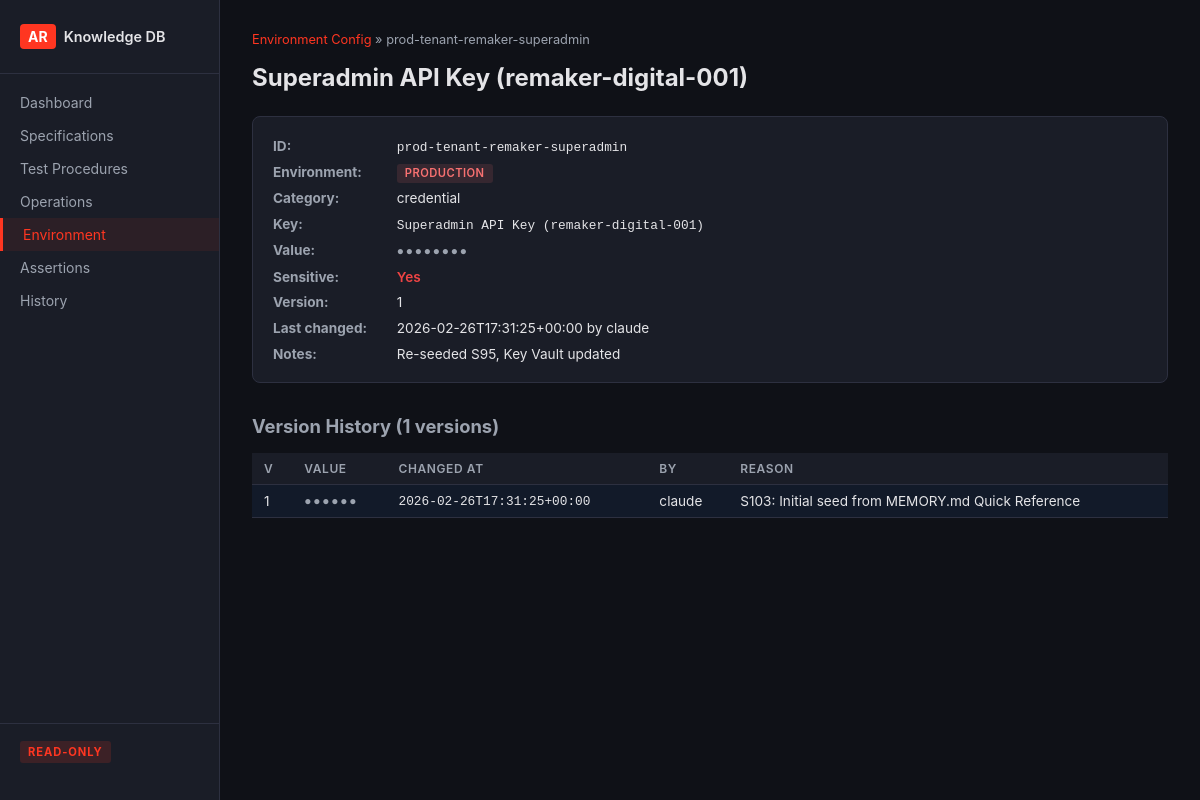
Page /env/prod-tenant-remaker-superadmin on the committed database.
### tables this page shows
CREATE TABLE environment_config (
    rowid INTEGER PRIMARY KEY AUTOINCREMENT,
    id TEXT NOT NULL,
    version INTEGER NOT NULL,
    environment TEXT NOT NULL,
    category TEXT NOT NULL,
    key TEXT NOT NULL,
    value TEXT NOT NULL,
    sensitive INTEGER NOT NULL DEFAULT 0,
    notes TEXT,
    changed_by TEXT NOT NULL,
    changed_at TEXT NOT NULL,
    change_reason TEXT NOT NULL,
    UNIQUE(id, version)
);

### app.py (the view)
@app.get("/env/{config_id:path}", response_class=HTMLResponse)
async def env_detail(request: Request, config_id: str):
    config = db.get_env_config(config_id)
    if not config:
        return HTMLResponse("<h1>Environment config not found</h1>", status_code=404)
    history = db.get_env_config_history(config_id)
    return templates.TemplateResponse("env_detail.html", {
        "request": request,
        "config": config,
        "history": history,
    })

### templates/env_detail.html (shortened to what this page needs)
{% extends "base.html" %}
{% block content %}
<div class="breadcrumbs">
    <a href="/env">Environment Config</a> &raquo; {{ config.id }}
</div>
<h1>{{ config.key }}</h1>
<div class="detail-grid">
    <div class="detail-row"><strong>ID:</strong> <span class="mono">{{ config.id }}</span></div>
    <div class="detail-row"><strong>Environment:</strong> <span class="env-badge env-{{ config.environment }}">{{ config.environment }}</span></div>
    <div class="detail-row"><strong>Category:</strong> {{ config.category }}</div>
    <div class="detail-row"><strong>Key:</strong> <span class="mono">{{ config.key }}</span></div>
    <div class="detail-row"><strong>Value:</strong> <span class="mono">{% if config.sensitive %}<span class="sensitive-mask" title="Sensitive — masked">&#9679;&#9679;&#9679;&#9679;&#9679;&#9679;&#9679;&#9679;</span>{% else %}{{ config.value }}{% endif %}</span></div>
    <div class="detail-row"><strong>Sensitive:</strong> {% if config.sensitive %}<span class="fail">Yes</span>{% else %}No{% endif %}</div>
    <div class="detail-row"><strong>Version:</strong> {{ config.version }}</div>
    <div class="detail-row"><strong>Last changed:</strong> {{ config.changed_at }} by {{ config.changed_by }}</div>
    {% if config.notes %}
    <div class="detail-row"><strong>Notes:</strong> {{ config.notes }}</div>
    {% endif %}
</div>
<h2>Version History ({{ history|length }} versions)</h2>
<table>
    <thead>
        <tr>
            <th>v</th>
            <th>Value</th>
            <th>Changed at</th>
            <th>By</th>
            <th>Reason</th>
        </tr>
    </thead>
    <tbody>
        {% for h in history %}
        <tr {% if h.version == config.version %}class="current-version"{% endif %}>
            <td>{{ h.version }}</td>
            <td class="mono">{% if h.sensitive %}<span class="sensitive-mask">&#9679;&#9679;&#9679;&#9679;&#9679;&#9679;</span>{% else %}{{ h.value }}{% endif %}</td>
            <td class="mono">{{ h.changed_at }}</td>
            <td>{{ h.changed_by }}</td>
            <td>{{ h.change_reason }}</td>
        </tr>
        {% endfor %}
    </tbody>
</table>
{% endblock %}

### static/style.css (style rules this page uses)
:root { --brand: #ff3621; --brand-dark: #cc2b1a; --bg: #0f1117; --bg-card: #1a1d27; --bg-surface: #22252f; --text: #e4e4e7; --text-muted: #9ca3af; --border: #2d3040; --pass: #22c55e; --fail: #ef4444; --verified: #22c55e; --implemented: #3b82f6; --specified: #f59e0b; --retired: #6b7280; --mono: 'Consolas', 'SF Mono', 'Monaco', monospace; }
* { box-sizing: border-box; margin: 0; padding: 0; }
body { font-family: -apple-system, BlinkMacSystemFont, 'Segoe UI', sans-serif; background: var(--bg); color: var(--text); display: flex; min-height: 100vh; }
h1 { font-size: 1.5rem; margin-bottom: 1.5rem; }
h2 { font-size: 1.15rem; margin: 2rem 0 1rem; color: var(--text-muted); }
table { width: 100%; border-collapse: collapse; font-size: 0.85rem; }
th, td { padding: 0.5rem 0.75rem; text-align: left; border-bottom: 1px solid var(--border); }
th { color: var(--text-muted); font-weight: 600; font-size: 0.75rem; text-transform: uppercase; letter-spacing: 0.05em; background: var(--bg-card); position: sticky; top: 0; }
tr.current-version { background: rgba(59, 130, 246, 0.08); }
a { color: var(--brand); text-decoration: none; }
.fail { color: var(--fail); font-weight: 600; }
.mono { font-family: var(--mono); font-size: 0.8rem; }
.breadcrumbs { font-size: 0.8rem; color: var(--text-muted); margin-bottom: 1rem; }
.detail-grid { background: var(--bg-card); border: 1px solid var(--border); border-radius: 8px; padding: 1rem 1.25rem; margin-bottom: 1.5rem; }
.detail-row { padding: 0.3rem 0; font-size: 0.85rem; }
.detail-row strong { color: var(--text-muted); min-width: 120px; display: inline-block; }
.env-badge { font-size: 0.7rem; font-weight: 600; padding: 0.15rem 0.5rem; border-radius: 3px; text-transform: uppercase; letter-spacing: 0.04em; }
.env-production { color: #f87171; background: rgba(248, 113, 113, 0.12); }
.sensitive-mask { color: var(--text-muted); font-size: 0.75rem; letter-spacing: 0.15em; }

### rows in the picture
environment_config: id "prod-tenant-remaker-superadmin", key "Superadmin API Key (remaker-digital-001)", environment "PRODUCTION", category "credential", version "1", changed_at "2026-02-26T17:31:25+00:00", changed_by "claude", notes "Re-seeded S95, Key Vault updated", change_reason "S103: Initial seed from MEMORY.md Quick Reference"

### other values in the picture
{{ history|length }} "1"
